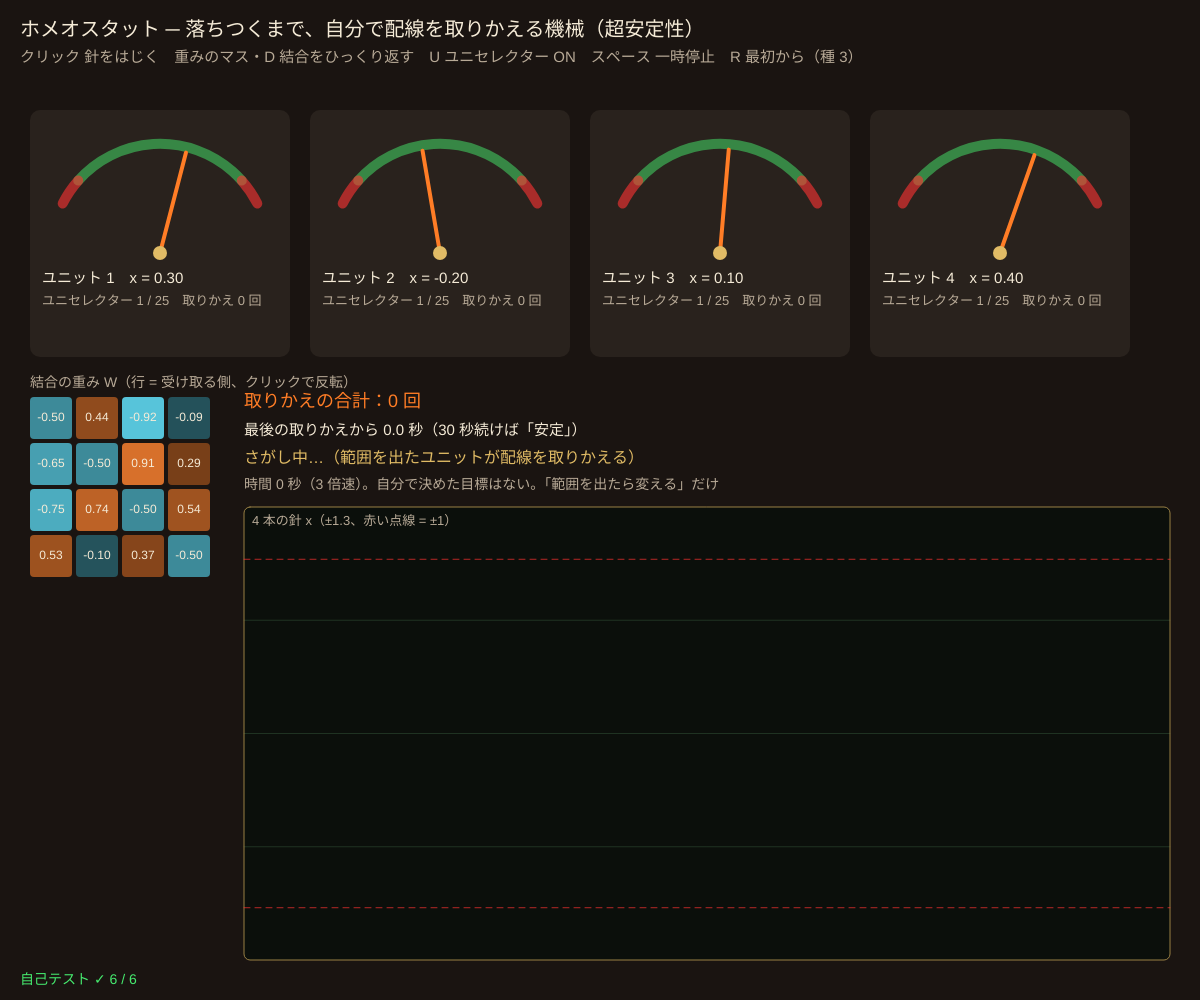
Frame 1 (no input)
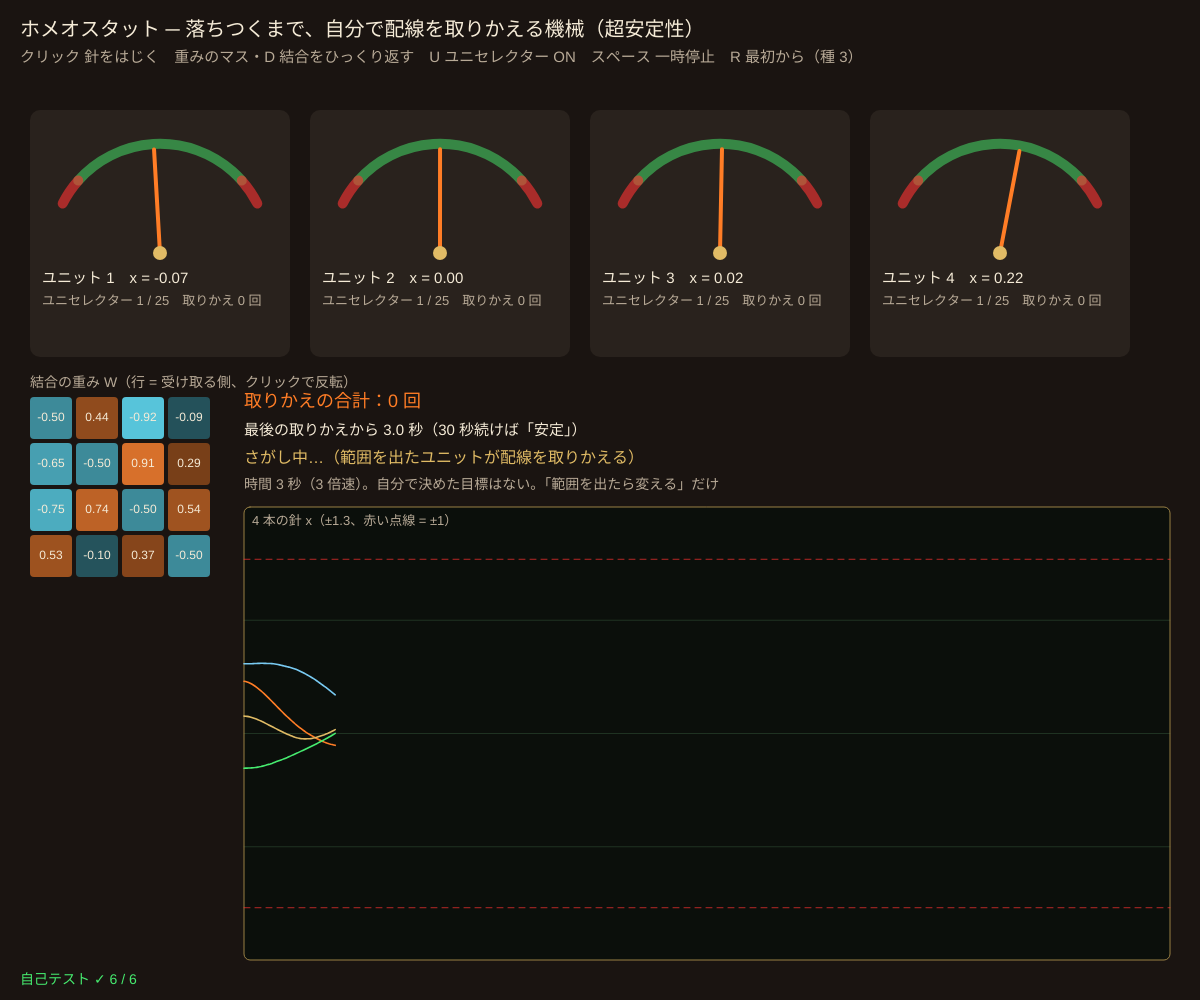
Frame 60 (no input)
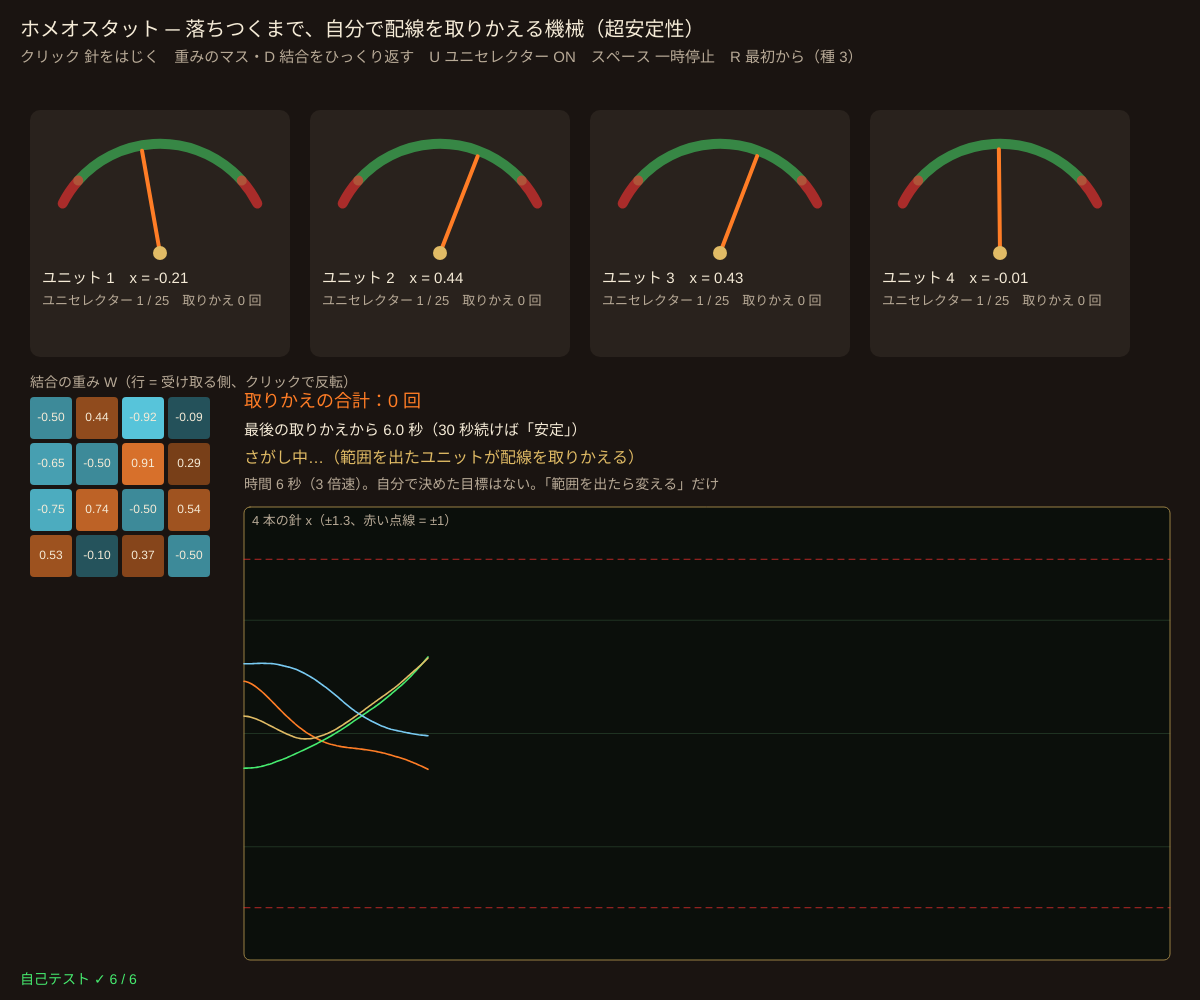
Frame 120 (the mouse pressed at the canvas centre since frame 60)

The p5.js sketch that drew these frames (run headless with seeded random() and noise() and a simulated clock; from frame 60 on, the mouse is pressed at the canvas centre):

// p5.js sketch
// ── sketch.js
// ============================================
// 04 ホメオスタットと超安定性（アシュビー 1948）
// 4 つのユニットの針が互いに押し合う（結合の重み W）。針が赤い範囲（|x| > 1）に出ると、そのユニットの
// 「ユニセレクター」が 1 段進み、入ってくる結合の重みを表の次の値に取りかえる。やがて全体が落ちつく組み合わせが見つかる
// クリック = ユニットの針をはじく / 重みのマスをクリック・D = 結合を 1 本ひっくり返す（環境を変える） / U = ユニセレクターを止める / スペース = 一時停止 / R = 最初から
// ============================================

const NU = 4;            // ユニットの数
const DAMP = 1.0;        // ★ 針の粘り（水の中で動く磁石のブレーキ）
const SELF = -0.5;       // ★ 自分自身への結合（固定）
const NOISE = 0.3;       // ★ 小さなゆらぎ（本物の装置にもある。不安定な配線を見のがさない）
const GAIN = 1.0;        // ★ 他のユニットからの結合の大きさ（−GAIN〜GAIN）
const POS = 25;          // ユニセレクターの段の数（アシュビーの装置と同じ 25）
const LIMIT = 1;         // ★ 本質変数の範囲（針がこれを超えると取りかえ）
const STABLE_T = 30;     // この秒数だけ取りかえがなければ「安定」
let seed = 3, hm, hist = [], paused = false, useUni = true, SPEED = 3;

function setup() {
  createCanvas(windowWidth, windowHeight);
  colorMode(HSB, 360, 100, 100, 100);
  selfTest();
  hm = makeHomeostat(seed);
}

// ---- ホメオスタットの状態
function makeHomeostat(sd) {
  let rng = makeRng(sd), tables = [];
  for (let i = 0; i < NU; i++) {          // ユニット i の「入ってくる重み」の表 25 段（乱数で作って固定）
    tables.push([]);
    for (let p = 0; p < POS; p++) { let row = []; for (let j = 0; j < NU; j++) row.push(i === j ? SELF : GAIN * (2 * rng() - 1)); tables[i].push(row); }
  }
  let h = { rng, x: [0.3, -0.2, 0.1, 0.4], v: [0, 0, 0, 0], pos: [0, 0, 0, 0], ref: [0, 0, 0, 0], steps: 0, per: [0, 0, 0, 0], t: 0, lastStep: 0, tables, W: [] };
  for (let i = 0; i < NU; i++) h.W.push(tables[i][0].slice());
  return h;
}
// 1 きざみ：x_i'' = −DAMP·x_i' + Σ W_ij x_j + 小さなゆらぎ（針は ±1.3 の壁で止まる）
function homeoStep(h, dt, uni, noise) {
  for (let i = 0; i < NU; i++) { let a = -DAMP * h.v[i] + (noise || 0) * (2 * h.rng() - 1); for (let j = 0; j < NU; j++) a += h.W[i][j] * h.x[j]; h.v[i] = clampv(h.v[i] + dt * a, -20, 20); }
  for (let i = 0; i < NU; i++) {
    h.x[i] += dt * h.v[i];
    if (h.x[i] > 1.3) { h.x[i] = 1.3; h.v[i] = 0; }
    if (h.x[i] < -1.3) { h.x[i] = -1.3; h.v[i] = 0; }
    h.ref[i] -= dt;
    if (uni && Math.abs(h.x[i]) > LIMIT && h.ref[i] <= 0) {      // 本質変数が範囲の外 → ユニセレクターが 1 段進む
      h.pos[i] = (h.pos[i] + 1) % POS; h.W[i] = h.tables[i][h.pos[i]].slice();
      h.steps++; h.per[i]++; h.ref[i] = 0.5; h.lastStep = h.t;
    }
  }
  h.t += dt;
}
function isSettled(h) { return h.t - h.lastStep > STABLE_T; }

function draw() {
  background(24, 35, 10);
  if (!paused) for (let k = 0; k < SPEED * 2; k++) homeoStep(hm, 1 / 120, useUni, NOISE);
  hist.push(hm.x.slice()); if (hist.length > 600) hist.shift();

  say('ホメオスタット ─ 落ちつくまで、自分で配線を取りかえる機械（超安定性）', 20, 36, 20);
  say('クリック 針をはじく　重みのマス・D 結合をひっくり返す　U ユニセレクター ' + (useUni ? 'ON' : '止めた') + '　スペース ' + (paused ? '再開' : '一時停止') + '　R 最初から（種 ' + seed + '）', 20, 62, 15, C_SUB);

  // ---- 4 つの針（メーター）
  let uw = Math.min(260, (width - 60) / 4 - 20), uy = 110;
  for (let i = 0; i < NU; i++) {
    let ux = 30 + i * (uw + 20), cx = ux + uw / 2, cy = uy + uw * 0.55, r = uw * 0.42;
    noStroke(); fill(28, 30, 16); rect(ux, uy, uw, uw * 0.95, 10);
    noFill(); strokeWeight(10);
    let ang = (v) => -HALF_PI + (v / 1.3) * 1.1;
    stroke(col(C_SCOPE, 50)); arc(cx, cy, 2 * r, 2 * r, ang(-LIMIT), ang(LIMIT));
    stroke(col(C_ALARM, 60)); arc(cx, cy, 2 * r, 2 * r, ang(-1.3), ang(-LIMIT)); arc(cx, cy, 2 * r, 2 * r, ang(LIMIT), ang(1.3));
    let a = ang(hm.x[i]), out = Math.abs(hm.x[i]) > LIMIT;
    stroke(col(out ? C_ALARM : C_TUBE)); strokeWeight(4); line(cx, cy, cx + r * 0.95 * Math.cos(a), cy + r * 0.95 * Math.sin(a));
    noStroke(); fill(col(C_BRASS)); circle(cx, cy, 14);
    say('ユニット ' + (i + 1) + '　x = ' + hm.x[i].toFixed(2), ux + 12, cy + 30, 15, out ? C_ALARM : C_TXT);
    say('ユニセレクター ' + (hm.pos[i] + 1) + ' / ' + POS + '　取りかえ ' + hm.per[i] + ' 回', ux + 12, cy + 52, 13, C_SUB);
  }

  // ---- 重みの表
  let tx = 30, ty = uy + uw * 0.95 + 40, cs = 46;
  say('結合の重み W（行 = 受け取る側、クリックで反転）', tx, ty - 10, 14, C_SUB);
  for (let i = 0; i < NU; i++) for (let j = 0; j < NU; j++) {
    let w = hm.W[i][j];
    noStroke(); fill(w >= 0 ? color(24, 80, 30 + 60 * Math.abs(w)) : color(190, 60, 30 + 60 * Math.abs(w))); rect(tx + j * cs, ty + i * cs, cs - 4, cs - 4, 4);
    fill(col(C_TXT)); textSize(12); textAlign(CENTER, CENTER); text(w.toFixed(2), tx + j * cs + cs / 2 - 2, ty + i * cs + cs / 2 - 2); textAlign(LEFT, BASELINE);
  }
  let sx = tx + NU * cs + 30, settled = isSettled(hm);
  say('取りかえの合計：' + hm.steps + ' 回', sx, ty + 10, 18, C_TUBE);
  say('最後の取りかえから ' + (hm.t - hm.lastStep).toFixed(1) + ' 秒（' + STABLE_T + ' 秒続けば「安定」）', sx, ty + 38, 15);
  say(settled ? '安定 ✓ ─ どの針も範囲の中にとどまる組み合わせを見つけた' : useUni ? 'さがし中…（範囲を出たユニットが配線を取りかえる）' : 'ユニセレクター停止中：不安定なら針は壁に張りつく', sx, ty + 66, 16, settled ? C_SCOPE : C_BRASS);
  say('時間 ' + hm.t.toFixed(0) + ' 秒（3 倍速）。自分で決めた目標はない。「範囲を出たら変える」だけ', sx, ty + 92, 14, C_SUB);

  // ---- 時間グラフ
  let gx = sx, gy = ty + 110, gw = width - gx - 30, gh = height - gy - 40;
  plotFrame(gx, gy, gw, gh, '4 本の針 x（±1.3、赤い点線 = ±1）');
  hLine(LIMIT, gx, gy, gw, gh, -1.3, 1.3, C_ALARM); hLine(-LIMIT, gx, gy, gw, gh, -1.3, 1.3, C_ALARM);
  let cs4 = [C_TUBE, C_SCOPE, C_BRASS, [200, 50, 95]];
  for (let i = 0; i < NU; i++) plotLine(hist.map((h) => h[i]), gx, gy, gw, gh, -1.3, 1.3, cs4[i], 600, 1.6);
  drawSelfTest();
}

function mousePressed() {
  let uw = Math.min(260, (width - 60) / 4 - 20), ty = 110 + uw * 0.95 + 40, ci = Math.floor((mouseY - ty) / 46), cj = Math.floor((mouseX - 30) / 46);
  if (ci >= 0 && ci < NU && cj >= 0 && cj < NU && ci !== cj) { flipCell(hm, ci, cj); return; }   // 重みのマスをクリック = その結合をひっくり返す
  let i = Math.floor((mouseX - 30) / (uw + 20));
  if (i >= 0 && i < NU && mouseY > 100 && mouseY < 110 + uw) { hm.x[i] = hm.x[i] > 0 ? -0.9 : 0.9; hm.v[i] = 0; }
}
function keyPressed() {
  if (key === 'd' || key === 'D') flipOne(hm);
  if (key === 'u' || key === 'U') useUni = !useUni;
  if (key === ' ') paused = !paused;
  if (key === 'r' || key === 'R') { seed++; hm = makeHomeostat(seed); hist = []; }
}
// 環境が変わる：どこか 1 本の結合の符号を、表ごとひっくり返す（アシュビーが実験でやったこと）
function flipOne(h) {
  let i = Math.floor((h.t * 7.3) % NU), j = (i + 1 + Math.floor((h.t * 3.1) % (NU - 1))) % NU;
  flipCell(h, i, j);
}
function flipCell(h, i, j) {
  for (let p = 0; p < POS; p++) h.tables[i][p][j] *= -1;
  h.W[i][j] *= -1; h.x[i] = clampv(h.x[i] + 0.5, -1.3, 1.3);
}

// ---- 自己テスト
function decays(W) {                      // 重みを固定してゆらし、30 秒で落ちつくか
  let h = makeHomeostat(1); h.W = W.map((r) => r.slice()); h.x = [0.5, -0.5, 0.5, -0.5];
  for (let k = 0; k < 120 * 200; k++) homeoStep(h, 1 / 120, false, 0);
  return Math.max(...h.x.map(Math.abs)) < 1e-3;
}
function selfTest() {
  selfTestResults = [];
  let h = makeHomeostat(3);
  while (!isSettled(h) && h.t < 900) homeoStep(h, 1 / 120, true, NOISE);
  check('種 3：' + h.steps + ' 回取りかえて、' + h.lastStep.toFixed(1) + ' 秒で安定した', isSettled(h) && h.steps > 0);
  check('見つけた重みは本当に安定：ゆらぎなしで固定してゆらすと 200 秒で |x| < 0.001', decays(h.W));
  let first = makeHomeostat(3); first.W = first.tables.map((t) => t[0].slice());
  check('最初の配線（各表の 1 段目）は不安定：固定すると落ちつかない', !decays(first.W));
  let free = makeHomeostat(1); free.W = [0, 1, 2, 3].map((i) => [0, 1, 2, 3].map((j) => (i === j ? SELF : 0)));
  free.x = [0.6, -0.6, 0.6, -0.6]; for (let k = 0; k < 120 * 30; k++) homeoStep(free, 1 / 120, true);
  check('つながりがない（自分への −0.5 だけ）なら一度も取りかえない', free.steps === 0);
  let bad = makeHomeostat(1); bad.W = [0, 1, 2, 3].map((i) => [0, 1, 2, 3].map((j) => (i === j ? SELF : 1)));
  let tFirst = -1; for (let k = 0; k < 120 * 10 && tFirst < 0; k++) { homeoStep(bad, 1 / 120, true); if (bad.steps > 0) tFirst = bad.t; }
  check('全部 +1 の正のフィードバックは 5 秒以内に範囲を出て取りかえる（' + tFirst.toFixed(2) + ' 秒）', tFirst > 0 && tFirst < 5);
  let stuck = makeHomeostat(3); for (let k = 0; k < 120 * 60; k++) homeoStep(stuck, 1 / 120, false);
  check('ユニセレクターを止めると、最初の配線のまま針が壁（±1.3）に張りつく', stuck.steps === 0 && stuck.x.some((v) => Math.abs(v) > 1.29));
  reportSelfTest();
}

// ---------- やってみよう ----------
// 1. 安定したら D で環境を変えよう。もう一度安定するまで何回取りかえた？
// 2. U でユニセレクターを止めてから D。針はどうなる？ もう一度 U で ON にすると？
// 3. 安定しているときクリックで針をはじく。取りかえは起きる？（ゆれが小さければ起きない＝ふつうの安定）
// 4. SELF を 0 にすると、安定するまでの回数はどう変わる？ GAIN を 2 にすると？
// 5. 「目標を知らないのに、目標を達成する」とはどういうことか、話し合おう


// ==================================================
// ここから下は「サイバネティクスの道具」（中身は読まなくても OK。消さないでね）
// ==================================================
function clampv(v, a, b) { return v < a ? a : v > b ? b : v; }
function fin(v, d) { return Number.isFinite(v) ? v : d; }        // NaN・Infinity なら d にもどす
// 決まった種（seed）から毎回同じ乱数列（0〜1）を出す。自己テストをいつも同じにするため
function makeRng(seed) {
  let a = seed >>> 0;
  return () => { a = (a + 0x6d2b79f5) >>> 0; let t = a; t = Math.imul(t ^ (t >>> 15), t | 1); t ^= t + Math.imul(t ^ (t >>> 7), t | 61); return ((t ^ (t >>> 14)) >>> 0) / 4294967296; };
}

// ---- 画面の道具（色は [色相, 彩度, 明るさ] の配列）
const C_TXT = [40, 12, 96], C_SUB = [35, 18, 72], C_SCOPE = [135, 70, 92], C_TUBE = [24, 85, 100], C_BRASS = [42, 55, 88], C_ALARM = [0, 80, 100];
function col(c, a) { return color(c[0], c[1], c[2], a === undefined ? 100 : a); }
function say(s, x, y, size, c) { noStroke(); fill(col(c || C_TXT)); textSize(size || 15); text(s, x, y); }
// オシロスコープ風の枠
function plotFrame(x, y, w, h, title) {
  noStroke(); fill(130, 40, 6, 90); rect(x, y, w, h, 6);
  stroke(130, 40, 40, 40); strokeWeight(1);
  for (let k = 1; k < 4; k++) line(x, y + (h * k) / 4, x + w, y + (h * k) / 4);
  noFill(); stroke(C_BRASS[0], C_BRASS[1], 60); rect(x, y, w, h, 6);
  if (title) say(title, x + 8, y + 18, 13, C_SUB);
}
// arr の値を lo〜hi の範囲で、枠 (x, y, w, h) に折れ線で描く（n = 横に並べる点の数）
function plotLine(arr, x, y, w, h, lo, hi, c, n, wt) {
  if (!arr || arr.length < 2) return;
  n = n || arr.length;
  stroke(col(c)); strokeWeight(wt || 2); noFill();
  beginShape();
  for (let i = 0; i < arr.length; i++) vertex(x + (i / (n - 1)) * w, y + h - clampv((fin(arr[i], lo) - lo) / (hi - lo), 0, 1) * h);
  endShape();
}
function hLine(v, x, y, w, h, lo, hi, c) {   // グラフの中の水平線（目標値など）
  let yy = y + h - clampv((v - lo) / (hi - lo), 0, 1) * h;
  stroke(col(c, 70)); strokeWeight(1); drawingContext.setLineDash([6, 5]); line(x, yy, x + w, yy); drawingContext.setLineDash([]);
}
// ブロック図の箱（名前と今の値）
function blockBox(x, y, w, h, name, val, c) {
  stroke(col(c || C_BRASS)); strokeWeight(2); fill(25, 40, 16); rect(x, y, w, h, 8);
  noStroke(); fill(col(C_TXT)); textAlign(CENTER, CENTER); textSize(15); text(name, x + w / 2, y + h / 2 - (val === undefined ? 0 : 10));
  if (val !== undefined) { fill(col(c || C_TUBE)); textSize(14); text(val, x + w / 2, y + h / 2 + 12); }
  textAlign(LEFT, BASELINE);
}
// 信号の矢印：点が流れて「ループを回る」ようすを見せる（phase = 0〜1）
function flowArrow(x1, y1, x2, y2, c, phase, label) {
  stroke(col(c)); strokeWeight(2); line(x1, y1, x2, y2);
  let a = Math.atan2(y2 - y1, x2 - x1);
  noStroke(); fill(col(c)); triangle(x2, y2, x2 - 11 * Math.cos(a - 0.4), y2 - 11 * Math.sin(a - 0.4), x2 - 11 * Math.cos(a + 0.4), y2 - 11 * Math.sin(a + 0.4));
  for (let k = 0; k < 3; k++) { let f = (phase + k / 3) % 1; circle(x1 + (x2 - x1) * f, y1 + (y2 - y1) * f, 6); }
  if (label) { fill(col(C_SUB)); textSize(13); text(label, (x1 + x2) / 2 + 6, (y1 + y2) / 2 - 6); }
}

// ---- 自己テストの道具
let selfTestResults = [];
function check(name, cond) { selfTestResults.push({ name, ok: !!cond }); }
function near(a, b, tol) { return Number.isFinite(a) && Math.abs(a - b) <= (tol === undefined ? 1e-9 : tol); }
function reportSelfTest() { for (let r of selfTestResults) (r.ok ? console.log : console.error)((r.ok ? '✓ ' : '✗ ') + r.name); }
function selfTestLine() { let n = selfTestResults.filter((r) => r.ok).length; return '自己テスト ' + (n === selfTestResults.length ? '✓ ' : '✗ ') + n + ' / ' + selfTestResults.length; }
function drawSelfTest() { say(selfTestLine(), 20, height - 16, 14, selfTestResults.every((r) => r.ok) ? C_SCOPE : C_ALARM); }
